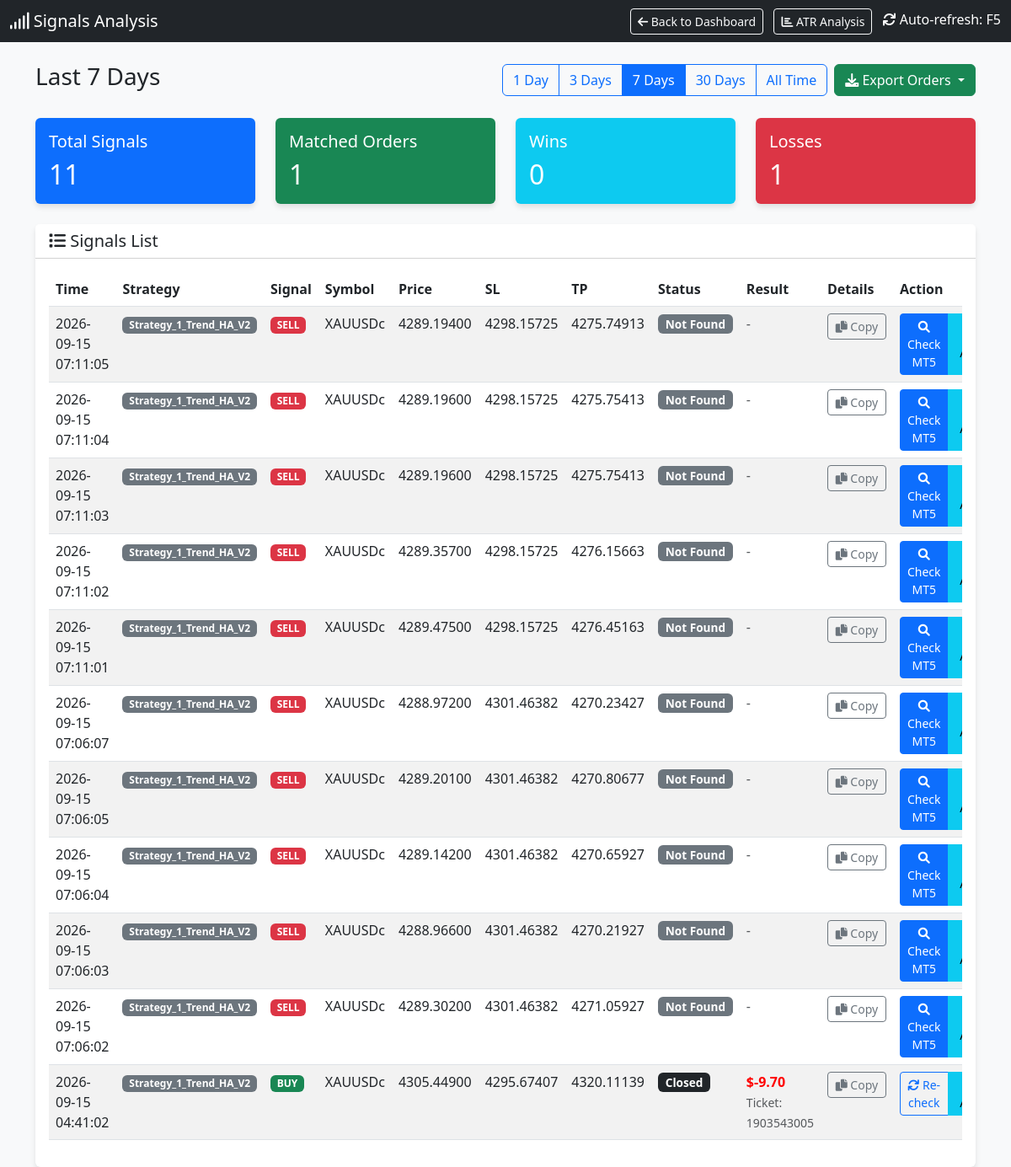
The app's page /signals with its own data.
### tables this page shows
CREATE TABLE signals (
                id INTEGER PRIMARY KEY AUTOINCREMENT,
                timestamp DATETIME DEFAULT CURRENT_TIMESTAMP,
                strategy_name TEXT,
                symbol TEXT,
                signal_type TEXT,
                price REAL,
                sl REAL,
                tp REAL,
                indicators TEXT,
                status TEXT
            , account_id INTEGER DEFAULT 0);

CREATE TABLE orders (
                ticket INTEGER PRIMARY KEY,
                strategy_name TEXT,
                symbol TEXT,
                order_type TEXT,
                volume REAL,
                open_price REAL,
                sl REAL,
                tp REAL,
                open_time DATETIME,
                close_price REAL,
                profit REAL,
                comment TEXT
            , account_id INTEGER DEFAULT 0);

### dashboard.py (the view)
@app.route('/signals')
def signals_page():
    cur = get_db().cursor()
    days_param = request.args.get('days', '7')  # Default 7 days
    if days_param == "all":
        days = 36500
        filter_label = "All Time"
    else:
        try:
            days = int(days_param)
            filter_label = f"Last {days} Days"
        except:
            days = 7
            filter_label = "Last 7 Days"
    cutoff_date = datetime.now() - timedelta(days=days)
    cutoff_str = cutoff_date.strftime("%Y-%m-%d %H:%M:%S")
    cur.execute("SELECT * FROM signals WHERE timestamp >= ? ORDER BY timestamp DESC", (cutoff_str,))
    signals = cur.fetchall()
    signals_with_status = []
    for sig in signals:
        signal_dict = dict(sig)
        try:
            sig_timestamp = sig['timestamp']
            if isinstance(sig_timestamp, str):
                try:
                    sig_time = datetime.strptime(sig_timestamp, '%Y-%m-%d %H:%M:%S')
                except:
                    try:
                        sig_time = datetime.strptime(sig_timestamp, '%Y-%m-%d %H:%M:%S.%f')
                    except:
                        sig_time = datetime.fromisoformat(sig_timestamp.replace('Z', '+00:00'))
            else:
                sig_time = datetime.fromtimestamp(sig_timestamp)
            time_lower = (sig_time - timedelta(seconds=30)).strftime('%Y-%m-%d %H:%M:%S')
            time_upper = (sig_time + timedelta(seconds=30)).strftime('%Y-%m-%d %H:%M:%S')
        except Exception as e:
            time_lower = None
            time_upper = None
        matching_order = None
        if time_lower and time_upper:
            try:
                cur.execute("""
                    SELECT * FROM orders
                    WHERE strategy_name = ?
                    AND symbol = ?
                    AND order_type = ?
                    AND open_time BETWEEN ? AND ?
                    ORDER BY ABS(open_price - ?) ASC
                    LIMIT 1
                """, (sig['strategy_name'], sig['symbol'], sig['signal_type'], time_lower, time_upper, sig['price']))
                matching_order = cur.fetchone()
            except Exception as e:
                pass
        if matching_order:
            signal_dict['order_ticket'] = matching_order['ticket']
            signal_dict['order_profit'] = matching_order['profit']
            signal_dict['order_status'] = 'closed' if matching_order['profit'] is not None else 'open'
            signal_dict['has_order'] = True
        else:
            signal_dict['order_ticket'] = None
            signal_dict['order_profit'] = None
            signal_dict['order_status'] = 'not_found'
            signal_dict['has_order'] = False
        signals_with_status.append(signal_dict)
    total_signals = len(signals_with_status)
    matched_orders = len([s for s in signals_with_status if s['has_order']])
    wins = len([s for s in signals_with_status if s['has_order'] and s['order_profit'] is not None and s['order_profit'] > 0])
    losses = len([s for s in signals_with_status if s['has_order'] and s['order_profit'] is not None and s['order_profit'] < 0])
    cur.execute("SELECT DISTINCT strategy_name FROM orders ORDER BY strategy_name")
    strategies = [row['strategy_name'] for row in cur.fetchall()]
    return render_template('signals.html',
                         signals=signals_with_status,
                         total_signals=total_signals,
                         matched_orders=matched_orders,
                         wins=wins,
                         losses=losses,
                         current_filter=days_param,
                         filter_label=filter_label,
                         strategies=strategies)

### dashboard.py (called while the page is built)
def get_db():
    db = getattr(g, '_database', None)
    if db is None:
        db = g._database = sqlite3.connect(DB_PATH)
        db.row_factory = sqlite3.Row
    return db

@app.teardown_appcontext
def close_connection(exception):
    db = getattr(g, '_database', None)
    if db is not None:
        db.close()

### templates/signals.html (shortened to what this page needs)
<!DOCTYPE html>
<html lang="en">
<head>
    <link href="https://cdn.jsdelivr.net/npm/bootstrap@5.3.0/dist/css/bootstrap.min.css" rel="stylesheet">
    <link href="https://cdnjs.cloudflare.com/ajax/libs/font-awesome/6.0.0/css/all.min.css" rel="stylesheet">
</head>
<body>
    <nav class="navbar navbar-dark bg-dark mb-4">
        <div class="container-fluid">
            <span class="navbar-brand mb-0 h1"><i class="fas fa-signal"></i> Signals Analysis</span>
            <div>
                <a href="/" class="btn btn-outline-light btn-sm me-2">
                    <i class="fas fa-arrow-left"></i> Back to Dashboard
                </a>
                <a href="/atr_analysis" class="btn btn-outline-light btn-sm me-2">
                    <i class="fas fa-chart-bar"></i> ATR Analysis
                </a>
                <span class="text-white"><i class="fas fa-sync"></i> Auto-refresh: F5</span>
            </div>
        </div>
    </nav>
    <div class="container mb-4">
        <div class="d-flex justify-content-between align-items-center">
            <h3>{{ filter_label }}</h3>
            <div class="d-flex gap-2">
                <div class="btn-group" role="group">
                    <a href="/signals?days=1" class="btn btn-outline-primary {% if current_filter == '1' %}active{% endif %}">1 Day</a>
                    <a href="/signals?days=3" class="btn btn-outline-primary {% if current_filter == '3' %}active{% endif %}">3 Days</a>
                    <a href="/signals?days=7" class="btn btn-outline-primary {% if current_filter == '7' %}active{% endif %}">7 Days</a>
                    <a href="/signals?days=30" class="btn btn-outline-primary {% if current_filter == '30' %}active{% endif %}">30 Days</a>
                    <a href="/signals?days=all" class="btn btn-outline-primary {% if current_filter == 'all' %}active{% endif %}">All Time</a>
                </div>
                <div class="btn-group" role="group">
                    <button type="button" class="btn btn-success dropdown-toggle" data-bs-toggle="dropdown" aria-expanded="false" title="Export orders to CSV">
                        <i class="fas fa-download"></i> Export Orders
                    </button>
                </div>
            </div>
        </div>
    </div>
    <div class="container">
        <div class="row mb-4">
            <div class="col-md-3">
                <div class="card bg-primary text-white">
                    <div class="card-body">
                        <h5 class="card-title">Total Signals</h5>
                        <h2 class="card-text">{{ total_signals }}</h2>
                    </div>
                </div>
            </div>
            <div class="col-md-3">
                <div class="card bg-success text-white">
                    <div class="card-body">
                        <h5 class="card-title">Matched Orders</h5>
                        <h2 class="card-text">{{ matched_orders }}</h2>
                    </div>
                </div>
            </div>
            <div class="col-md-3">
                <div class="card bg-info text-white">
                    <div class="card-body">
                        <h5 class="card-title">Wins</h5>
                        <h2 class="card-text">{{ wins }}</h2>
                    </div>
                </div>
            </div>
            <div class="col-md-3">
                <div class="card bg-danger text-white">
                    <div class="card-body">
                        <h5 class="card-title">Losses</h5>
                        <h2 class="card-text">{{ losses }}</h2>
                    </div>
                </div>
            </div>
        </div>
        <div class="card">
            <div class="card-header bg-white">
                <h5 class="mb-0"><i class="fas fa-list"></i> Signals List</h5>
            </div>
            <div class="card-body">
                <div class="table-responsive">
                    <table class="table table-hover table-striped">
                        <thead>
                            <tr>
                                <th>Time</th>
                                <th>Strategy</th>
                                <th>Signal</th>
                                <th>Symbol</th>
                                <th>Price</th>
                                <th>SL</th>
                                <th>TP</th>
                                <th>Status</th>
                                <th>Result</th>
                                <th>Details</th>
                                <th>Action</th>
                            </tr>
                        </thead>
                        <tbody>
                            {% for sig in signals %}
                            <tr class="signal-row" id="signal-row-{{ sig.id }}">
                                <td>{{ sig.timestamp }}</td>
                                <td><span class="badge bg-secondary">{{ sig.strategy_name }}</span></td>
                                <td>
                                    {% if sig.signal_type == 'BUY' %}
                                    <span class="badge badge-buy">BUY</span>
                                    {% else %}
                                    <span class="badge badge-sell">SELL</span>
                                    {% endif %}
                                </td>
                                <td>{{ sig.symbol }}</td>
                                <td>{{ "%.5f"|format(sig.price) }}</td>
                                <td>{{ "%.5f"|format(sig.sl) if sig.sl else '-' }}</td>
                                <td>{{ "%.5f"|format(sig.tp) if sig.tp else '-' }}</td>
                                <td id="status-{{ sig.id }}">
                                    {% if sig.has_order %}
                                        {% if sig.order_status == 'closed' %}
                                            <span class="badge bg-dark status-badge">Closed</span>
                                        {% else %}
                                            <span class="badge bg-warning status-badge">Open</span>
                                        {% endif %}
                                    {% else %}
                                        <span class="badge bg-secondary status-badge">Not Found</span>
                                    {% endif %}
                                </td>
                                <td id="result-{{ sig.id }}">
                                    {% if sig.has_order and sig.order_profit is not none %}
                                        <span class="{% if sig.order_profit >= 0 %}profit-pos{% else %}profit-neg{% endif %}">
                                            ${{ "%.2f"|format(sig.order_profit) }}
                                        </span>
                                        <br>
                                        <small class="text-muted">Ticket: {{ sig.order_ticket }}</small>
                                    {% elif sig.has_order %}
                                        <span class="text-muted">Running...</span>
                                    {% else %}
                                        <span class="text-muted">-</span>
                                    {% endif %}
                                </td>
                                <td id="details-{{ sig.id }}">
                                    <button class="btn btn-sm btn-outline-secondary copy-details-btn"
                                            data-signal-id="{{ sig.id }}"
                                            data-signal-data='{{ sig|tojson }}'
                                            title="Copy signal details">
                                        <i class="fas fa-copy"></i> Copy
                                    </button>
                                </td>
                                <td id="action-{{ sig.id }}">
                                    <div class="btn-group" role="group">
                                        {% if not sig.has_order %}
                                            <button class="btn btn-sm btn-primary check-mt5-btn" data-signal-id="{{ sig.id }}">
                                                <i class="fas fa-search"></i> Check MT5
                                            </button>
                                        {% else %}
                                            <button class="btn btn-sm btn-outline-primary check-mt5-btn" data-signal-id="{{ sig.id }}">
                                                <i class="fas fa-sync"></i> Re-check
                                            </button>
                                        {% endif %}
                                        <button class="btn btn-sm btn-info analyze-signal-btn" data-signal-id="{{ sig.id }}" title="Analyze signal">
                                        </button>
                                    </div>
                                </td>
                            </tr>
                            {% endfor %}
                        </tbody>
                    </table>
                </div>
            </div>
        </div>
    </div>
</body>
</html>

### templates/signals.html (style rules this page uses)
body { background-color: #f8f9fa; }
.card { box-shadow: 0 4px 6px rgba(0, 0, 0, 0.1); border: none; }
.profit-neg { color: red; font-weight: bold; }
.badge-buy { background-color: #198754; }
.badge-sell { background-color: #dc3545; }
.status-badge { font-size: 0.85em; padding: 0.35em 0.65em; }
.signal-row { transition: background-color 0.2s; }
.copy-details-btn { min-width: 70px; }
.analyze-signal-btn { min-width: 80px; }

### records on screen
signals: timestamp "2026-09-15 07:11:05", strategy_name "Strategy_1_Trend_HA_V2", signal_type "SELL", symbol "XAUUSDc", price "4289.19400", sl "4298.15725", tp "4275.74913", shows "Not Found"
signals: timestamp "2026-09-15 07:11:04", strategy_name "Strategy_1_Trend_HA_V2", signal_type "SELL", symbol "XAUUSDc", price "4289.19600", sl "4298.15725", tp "4275.75413", shows "Not Found"
signals: timestamp "2026-09-15 07:11:03", strategy_name "Strategy_1_Trend_HA_V2", signal_type "SELL", symbol "XAUUSDc", price "4289.19600", sl "4298.15725", tp "4275.75413", shows "Not Found"
signals: timestamp "2026-09-15 07:11:02", strategy_name "Strategy_1_Trend_HA_V2", signal_type "SELL", symbol "XAUUSDc", price "4289.35700", sl "4298.15725", tp "4276.15663", shows "Not Found"
signals: timestamp "2026-09-15 07:11:01", strategy_name "Strategy_1_Trend_HA_V2", signal_type "SELL", symbol "XAUUSDc", price "4289.47500", sl "4298.15725", tp "4276.45163", shows "Not Found"
signals: timestamp "2026-09-15 07:06:07", strategy_name "Strategy_1_Trend_HA_V2", signal_type "SELL", symbol "XAUUSDc", price "4288.97200", sl "4301.46382", tp "4270.23427", shows "Not Found"
signals: timestamp "2026-09-15 07:06:05", strategy_name "Strategy_1_Trend_HA_V2", signal_type "SELL", symbol "XAUUSDc", price "4289.20100", sl "4301.46382", tp "4270.80677", shows "Not Found"
signals: timestamp "2026-09-15 07:06:04", strategy_name "Strategy_1_Trend_HA_V2", signal_type "SELL", symbol "XAUUSDc", price "4289.14200", sl "4301.46382", tp "4270.65927", shows "Not Found"
signals: timestamp "2026-09-15 07:06:03", strategy_name "Strategy_1_Trend_HA_V2", signal_type "SELL", symbol "XAUUSDc", price "4288.96600", sl "4301.46382", tp "4270.21927", shows "Not Found"
signals: timestamp "2026-09-15 07:06:02", strategy_name "Strategy_1_Trend_HA_V2", signal_type "SELL", symbol "XAUUSDc", price "4289.30200", sl "4301.46382", tp "4271.05927", shows "Not Found"
signals: timestamp "2026-09-15 04:41:02", strategy_name "Strategy_1_Trend_HA_V2", symbol "XAUUSDc", price "4305.44900", sl "4295.67407", tp "4320.11139"
orders: order_profit "-9.70", order_ticket "1903543005"

### other values on screen
{{ filter_label }} "Last 7 Days"
{{ total_signals }} "11"
{{ matched_orders }} "1"
{{ wins }} "0"
{{ losses }} "1"
